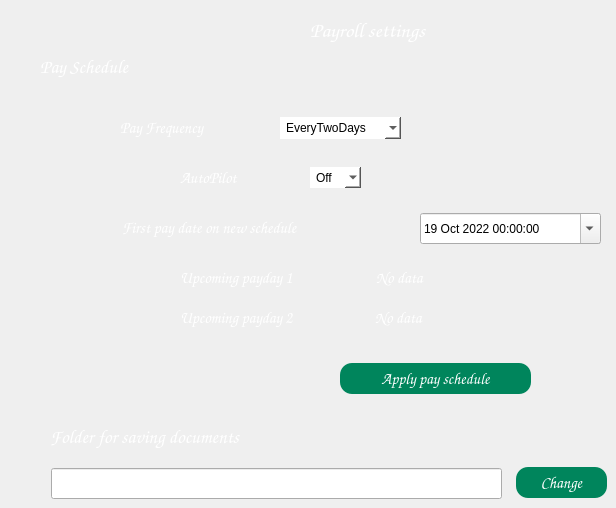
    <widget class="QWidget" name="settingWidget">
     <property name="styleSheet">
      <string notr="true">#attendanceWidget
{
	background:#2D2D2D;
}</string>
     </property>
     <widget class="QLabel" name="id_11">
      <property name="geometry">
       <rect>
        <x>310</x>
        <y>10</y>
        <width>211</width>
        <height>41</height>
       </rect>
      </property>
      <property name="font">
       <font>
        <family>Comic Sans MS</family>
        <pointsize>10</pointsize>
        <bold>false</bold>
       </font>
      </property>
      <property name="text">
       <string>&lt;html&gt;&lt;head/&gt;&lt;body&gt;&lt;p&gt;&lt;span style=&quot; font-size:16pt; font-weight:700; color:#ffffff;&quot;&gt;Payroll settings&lt;/span&gt;&lt;/p&gt;&lt;/body&gt;&lt;/html&gt;</string>
      </property>
     </widget>
     <widget class="QLabel" name="id_22">
      <property name="geometry">
       <rect>
        <x>40</x>
        <y>47</y>
        <width>160</width>
        <height>41</height>
       </rect>
      </property>
      <property name="font">
       <font>
        <family>Comic Sans MS</family>
        <pointsize>10</pointsize>
        <bold>false</bold>
       </font>
      </property>
      <property name="text">
       <string>&lt;html&gt;&lt;head/&gt;&lt;body&gt;&lt;p&gt;&lt;span style=&quot; font-size:14pt; font-weight:700; color:#ffffff;&quot;&gt;Pay Schedule&lt;/span&gt;&lt;/p&gt;&lt;/body&gt;&lt;/html&gt;</string>
      </property>
     </widget>
     <widget class="QLabel" name="label_payFrequency">
      <property name="geometry">
       <rect>
        <x>120</x>
        <y>107</y>
        <width>160</width>
        <height>41</height>
       </rect>
      </property>
      <property name="font">
       <font>
        <family>Comic Sans MS</family>
        <pointsize>10</pointsize>
        <bold>false</bold>
       </font>
      </property>
      <property name="text">
       <string>&lt;html&gt;&lt;head/&gt;&lt;body&gt;&lt;p&gt;&lt;span style=&quot; font-size:12pt; color:#ffffff;&quot;&gt;Pay Frequency&lt;/span&gt;&lt;/p&gt;&lt;/body&gt;&lt;/html&gt;</string>
      </property>
     </widget>
     <widget class="QLabel" name="label_autoPilot">
      <property name="geometry">
       <rect>
        <x>180</x>
        <y>157</y>
        <width>91</width>
        <height>41</height>
       </rect>
      </property>
      <property name="font">
       <font>
        <family>Comic Sans MS</family>
        <pointsize>10</pointsize>
        <bold>false</bold>
       </font>
      </property>
      <property name="text">
       <string>&lt;html&gt;&lt;head/&gt;&lt;body&gt;&lt;p&gt;&lt;span style=&quot; font-size:12pt; color:#ffffff;&quot;&gt;AutoPilot&lt;/span&gt;&lt;/p&gt;&lt;/body&gt;&lt;/html&gt;</string>
      </property>
     </widget>
     <widget class="QComboBox" name="comboBox_autopilot">
      <property name="geometry">
       <rect>
        <x>310</x>
        <y>167</y>
        <width>51</width>
        <height>21</height>
       </rect>
      </property>
      <property name="styleSheet">
       <string notr="true">*
{
	background:white;
	color:black;
	border:none;
	padding-left:6px;
}</string>
      </property>
      <item>
       <property name="text">
        <string>Off</string>
       </property>
      </item>
      <item>
       <property name="text">
        <string>On</string>
       </property>
      </item>
     </widget>
     <widget class="QLabel" name="label_newPayDate">
      <property name="geometry">
       <rect>
        <x>122</x>
        <y>207</y>
        <width>291</width>
        <height>41</height>
       </rect>
      </property>
      <property name="font">
       <font>
        <family>Comic Sans MS</family>
        <pointsize>10</pointsize>
        <bold>false</bold>
       </font>
      </property>
      <property name="text">
       <string>&lt;html&gt;&lt;head/&gt;&lt;body&gt;&lt;p&gt;&lt;span style=&quot; font-size:12pt; color:#ffffff;&quot;&gt;First pay date on new schedule&lt;/span&gt;&lt;/p&gt;&lt;/body&gt;&lt;/html&gt;</string>
      </property>
     </widget>
     <widget class="QComboBox" name="comboBox_Frequency">
      <property name="geometry">
       <rect>
        <x>280</x>
        <y>117</y>
        <width>121</width>
        <height>22</height>
       </rect>
      </property>
      <property name="styleSheet">
       <string notr="true">*{
	background:white;
	color:black;
	border:none;
	padding-left:6px;
}</string>
      </property>
      <property name="sizeAdjustPolicy">
       <enum>QComboBox::AdjustToContentsOnFirstShow</enum>
      </property>
      <item>
       <property name="text">
        <string>EveryTwoDays</string>
       </property>
      </item>
      <item>
       <property name="text">
        <string>Montly</string>
       </property>
      </item>
      <item>
       <property name="text">
        <string>EveryWeek</string>
       </property>
      </item>
     </widget>
     <widget class="QLabel" name="UpcommingDate">
      <property name="geometry">
       <rect>
        <x>180</x>
        <y>257</y>
        <width>221</width>
        <height>41</height>
       </rect>
      </property>
      <property name="font">
       <font>
        <family>Comic Sans MS</family>
        <pointsize>10</pointsize>
        <bold>false</bold>
       </font>
      </property>
      <property name="text">
       <string>&lt;html&gt;&lt;head/&gt;&lt;body&gt;&lt;p&gt;&lt;span style=&quot; font-size:12pt; color:#ffffff;&quot;&gt;Upcoming payday 1&lt;/span&gt;&lt;/p&gt;&lt;/body&gt;&lt;/html&gt;</string>
      </property>
     </widget>
     <widget class="QLabel" name="label_upcom_pay">
      <property name="geometry">
       <rect>
        <x>376</x>
        <y>257</y>
        <width>231</width>
        <height>41</height>
       </rect>
      </property>
      <property name="font">
       <font>
        <family>Comic Sans MS</family>
        <pointsize>10</pointsize>
        <bold>false</bold>
       </font>
      </property>
      <property name="styleSheet">
       <string notr="true">*
{
color:white;
font_size:10px;
}</string>
      </property>
      <property name="text">
       <string>&lt;html&gt;&lt;head/&gt;&lt;body&gt;&lt;p&gt;&lt;span style=&quot; font-size:12pt; color:#ffffff;&quot;&gt;No data&lt;/span&gt;&lt;/p&gt;&lt;/body&gt;&lt;/html&gt;</string>
      </property>
     </widget>
     <widget class="QPushButton" name="button_applyAutoPilot">
      <property name="geometry">
       <rect>
        <x>340</x>
        <y>363</y>
        <width>191</width>
        <height>31</height>
       </rect>
      </property>
      <property name="font">
       <font>
        <family>Comic Sans MS</family>
        <pointsize>12</pointsize>
       </font>
      </property>
      <property name="cursor">
       <cursorShape>PointingHandCursor</cursorShape>
      </property>
      <property name="focusPolicy">
       <enum>Qt::TabFocus</enum>
      </property>
      <property name="styleSheet">
       <string notr="true">#button_applyAutoPilot
{
	background:#00855C;
	border:none;
	color:white;
border-radius:12px;
}

#button_applyAutoPilot:hover
{
	background:#2D2D2D;
	border:2px solid #00855C;
border-radius:12px;
	color:#00855C;
}</string>
      </property>
      <property name="text">
       <string>Apply pay schedule</string>
      </property>
     </widget>
     <widget class="QDateTimeEdit" name="dateTimeEdit">
      <property name="geometry">
       <rect>
        <x>420</x>
        <y>213</y>
        <width>181</width>
        <height>31</height>
       </rect>
      </property>
      <property name="dateTime">
       <datetime>
        <hour>0</hour>
        <minute>0</minute>
        <second>0</second>
        <year>2022</year>
        <month>10</month>
        <day>19</day>
       </datetime>
      </property>
      <property name="calendarPopup">
       <bool>true</bool>
      </property>
     </widget>
     <widget class="QLabel" name="label_upcom_pay_2">
      <property name="geometry">
       <rect>
        <x>375</x>
        <y>297</y>
        <width>231</width>
        <height>41</height>
       </rect>
      </property>
      <property name="font">
       <font>
        <family>Comic Sans MS</family>
        <pointsize>10</pointsize>
        <bold>false</bold>
       </font>
      </property>
      <property name="styleSheet">
       <string notr="true">*{
color:white;
font_size:10px;
}</string>
      </property>
      <property name="text">
       <string>&lt;html&gt;&lt;head/&gt;&lt;body&gt;&lt;p&gt;&lt;span style=&quot; font-size:12pt; color:#ffffff;&quot;&gt;No data&lt;/span&gt;&lt;/p&gt;&lt;/body&gt;&lt;/html&gt;</string>
      </property>
     </widget>
     <widget class="QLabel" name="UpcommingDate_2">
      <property name="geometry">
       <rect>
        <x>180</x>
        <y>297</y>
        <width>221</width>
        <height>41</height>
       </rect>
      </property>
      <property name="font">
       <font>
        <family>Comic Sans MS</family>
        <pointsize>10</pointsize>
        <bold>false</bold>
       </font>
      </property>
      <property name="text">
       <string>&lt;html&gt;&lt;head/&gt;&lt;body&gt;&lt;p&gt;&lt;span style=&quot; font-size:12pt; color:#ffffff;&quot;&gt;Upcoming payday 2&lt;/span&gt;&lt;/p&gt;&lt;/body&gt;&lt;/html&gt;</string>
      </property>
     </widget>
     <widget class="QLineEdit" name="lineEdit_select_folder">
      <property name="geometry">
       <rect>
        <x>51</x>
        <y>468</y>
        <width>451</width>
        <height>31</height>
       </rect>
      </property>
      <property name="font">
       <font>
        <family>Comic Sans MS</family>
        <pointsize>12</pointsize>
       </font>
      </property>
     </widget>
     <widget class="QPushButton" name="btn_changeFolder">
      <property name="geometry">
       <rect>
        <x>516</x>
        <y>467</y>
        <width>91</width>
        <height>31</height>
       </rect>
      </property>
      <property name="font">
       <font>
        <family>Comic Sans MS</family>
        <pointsize>12</pointsize>
       </font>
      </property>
      <property name="styleSheet">
       <string notr="true">#btn_changeFolder
{
	background:#00855C;
	border:none;
border-radius:12px;
	color:white;
}

#btn_changeFolder:hover
{
	background:#2D2D2D;
	border:2px solid #00855C;
border-radius:12px;
	color:#00855C;
}</string>
      </property>
      <property name="text">
       <string>Change</string>
      </property>
     </widget>
     <widget class="QLabel" name="label">
      <property name="geometry">
       <rect>
        <x>50</x>
        <y>425</y>
        <width>331</width>
        <height>30</height>
       </rect>
      </property>
      <property name="minimumSize">
       <size>
        <width>0</width>
        <height>20</height>
       </size>
      </property>
      <property name="font">
       <font>
        <family>Comic Sans MS</family>
        <pointsize>14</pointsize>
       </font>
      </property>
      <property name="mouseTracking">
       <bool>true</bool>
      </property>
      <property name="text">
       <string>&lt;html&gt;&lt;head/&gt;&lt;body&gt;&lt;p&gt;&lt;span style=&quot; font-weight:700; color:#ffffff;&quot;&gt;Folder for saving documents&lt;/span&gt;&lt;/p&gt;&lt;/body&gt;&lt;/html&gt;</string>
      </property>
      <property name="scaledContents">
       <bool>true</bool>
      </property>
      <property name="alignment">
       <set>Qt::AlignLeading|Qt::AlignLeft|Qt::AlignTop</set>
      </property>
     </widget>
    </widget>
